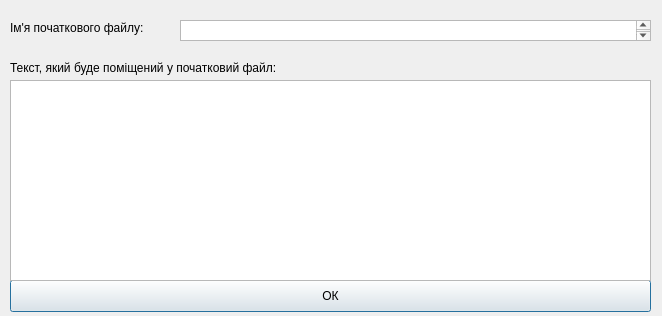
<?xml version="1.0" encoding="UTF-8"?>
<ui version="4.0">
 <class>SecondWindow</class>
 <widget class="QDialog" name="SecondWindow">
  <property name="geometry">
   <rect>
    <x>0</x>
    <y>0</y>
    <width>662</width>
    <height>316</height>
   </rect>
  </property>
  <property name="windowTitle">
   <string>Dialog</string>
  </property>
  <widget class="QPushButton" name="pushButton">
   <property name="geometry">
    <rect>
     <x>10</x>
     <y>280</y>
     <width>641</width>
     <height>32</height>
    </rect>
   </property>
   <property name="text">
    <string>ОК</string>
   </property>
  </widget>
  <widget class="QTextEdit" name="textEdit">
   <property name="geometry">
    <rect>
     <x>10</x>
     <y>80</y>
     <width>641</width>
     <height>201</height>
    </rect>
   </property>
  </widget>
  <widget class="QLabel" name="label_line">
   <property name="geometry">
    <rect>
     <x>10</x>
     <y>60</y>
     <width>321</width>
     <height>16</height>
    </rect>
   </property>
   <property name="text">
    <string>Текст, який буде поміщений у початковий файл:</string>
   </property>
  </widget>
  <widget class="QLabel" name="name_line">
   <property name="geometry">
    <rect>
     <x>10</x>
     <y>20</y>
     <width>151</width>
     <height>16</height>
    </rect>
   </property>
   <property name="text">
    <string>Ім'я початкового файлу:</string>
   </property>
  </widget>
  <widget class="QTextEdit" name="text">
   <property name="geometry">
    <rect>
     <x>180</x>
     <y>20</y>
     <width>471</width>
     <height>21</height>
    </rect>
   </property>
  </widget>
 </widget>
 <resources/>
 <connections/>
</ui>
